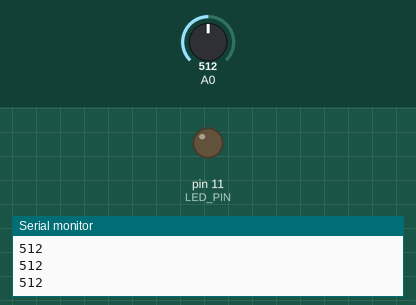
This sketch was run on a simulated Arduino Uno, built with avr-gcc and run on an emulated ATmega328P. On the bench: output pins drawn as LEDs (lit = HIGH), the last lines printed to the serial monitor. The inputs (shaded band) are chosen by the test bench; at power-on: A0 = 512.

Above: at 1.2 s.
1.3 s: A0 set to 716
At 1.7 s:
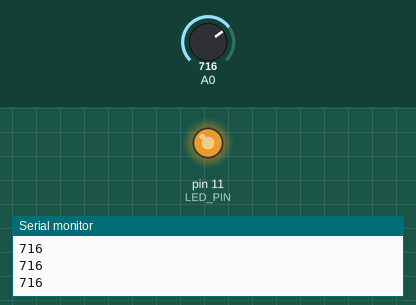
2.8 s: A0 set to 749
At 4.0 s:
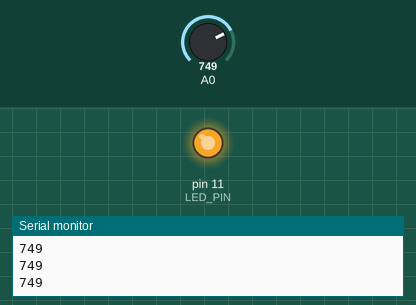
4.3 s: A0 set to 768
At 5.5 s:
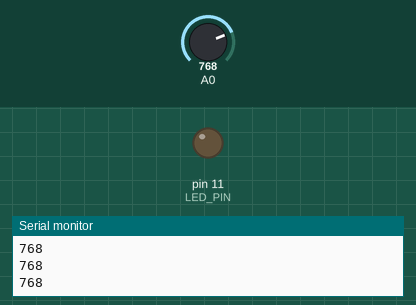
5.8 s: A0 set to 900
At 6.8 s:
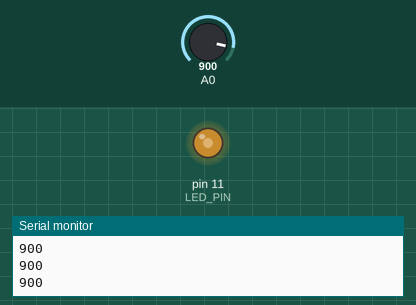
7.3 s: A0 set to 306
At 8.1 s:
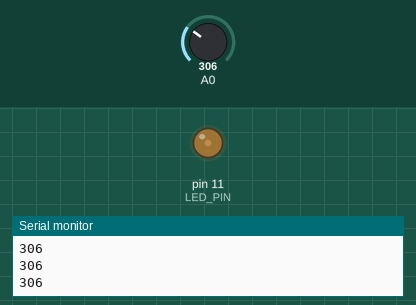
8.8 s: A0 set to 0
At 9.4 s:
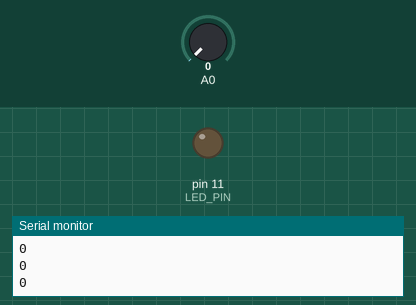
Timing chart, 0 to 11.3 s (numbered marks = the images above; inputs shaded):
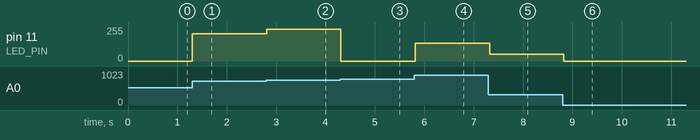

Measured:
- the behaviour switches between 767 and 768 on A0 (found by bisection; images 2 and 3)
- after the input at 1.3 s, pin 11 (LED_PIN): 0/255 → 204/255 at once
- after the input at 2.8 s, pin 11 (LED_PIN): 204/255 → 237/255 at once
- after the input at 4.3 s, pin 11 (LED_PIN): 237/255 → 0/255 at once
- after the input at 5.8 s, pin 11 (LED_PIN): 0/255 → 132/255 at once
- after the input at 7.3 s, pin 11 (LED_PIN): 132/255 → 50/255 at once
- after the input at 8.8 s, pin 11 (LED_PIN): 50/255 → 0/255 at once

The sketch:

Smart_light.ino
```cpp
#define LED_PIN 11       //LED PIN NUMBER
int light;

void setup()
{

  pinMode(LED_PIN,OUTPUT);
                                                                                                                                                                                                                                                                               Serial.begin(9600);
}
void loop()
{
  light = analogRead(A0);


  analogWrite(LED_PIN,light);


  Serial.println(light);


  delay(100);
}
```
